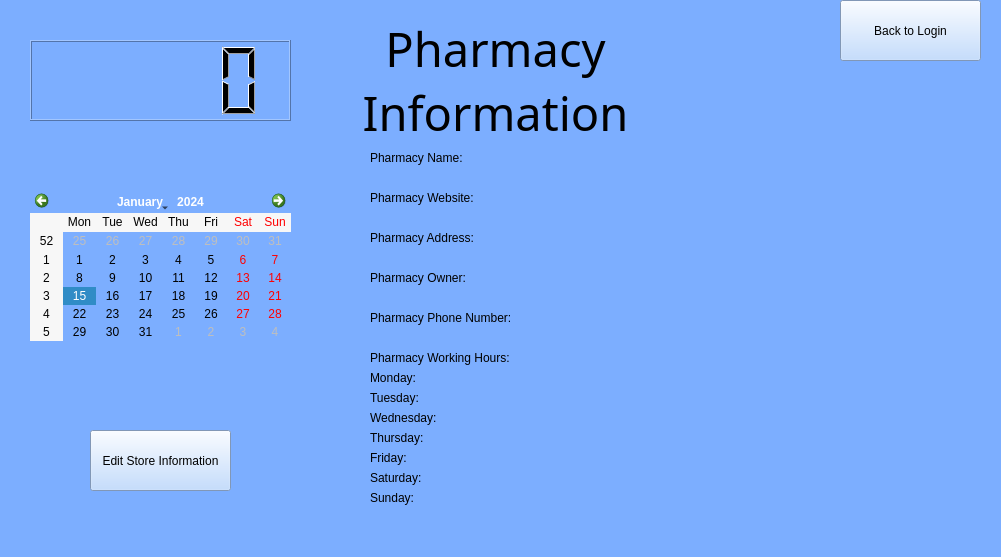
<?xml version="1.0" encoding="UTF-8"?>
<ui version="4.0">
 <class>MainWindow</class>
 <widget class="QMainWindow" name="MainWindow">
  <property name="geometry">
   <rect>
    <x>0</x>
    <y>0</y>
    <width>1001</width>
    <height>557</height>
   </rect>
  </property>
  <property name="sizePolicy">
   <sizepolicy hsizetype="Fixed" vsizetype="Fixed">
    <horstretch>0</horstretch>
    <verstretch>0</verstretch>
   </sizepolicy>
  </property>
  <property name="windowTitle">
   <string>MainWindow</string>
  </property>
  <property name="styleSheet">
   <string notr="true">background-color: rgb(124, 174, 255);
</string>
  </property>
  <widget class="QWidget" name="centralwidget">
   <widget class="QLabel" name="label_3">
    <property name="geometry">
     <rect>
      <x>330</x>
      <y>0</y>
      <width>331</width>
      <height>161</height>
     </rect>
    </property>
    <property name="sizePolicy">
     <sizepolicy hsizetype="Fixed" vsizetype="Fixed">
      <horstretch>0</horstretch>
      <verstretch>0</verstretch>
     </sizepolicy>
    </property>
    <property name="font">
     <font>
      <family>Perpetua</family>
      <pointsize>35</pointsize>
      <weight>9</weight>
      <italic>false</italic>
      <bold>false</bold>
     </font>
    </property>
    <property name="styleSheet">
     <string notr="true">font: 75 35pt &quot;Perpetua&quot;;</string>
    </property>
    <property name="text">
     <string>Pharmacy Information</string>
    </property>
    <property name="alignment">
     <set>Qt::AlignCenter</set>
    </property>
    <property name="wordWrap">
     <bool>true</bool>
    </property>
   </widget>
   <widget class="QPushButton" name="backBtn">
    <property name="geometry">
     <rect>
      <x>840</x>
      <y>0</y>
      <width>141</width>
      <height>61</height>
     </rect>
    </property>
    <property name="sizePolicy">
     <sizepolicy hsizetype="Fixed" vsizetype="Fixed">
      <horstretch>0</horstretch>
      <verstretch>0</verstretch>
     </sizepolicy>
    </property>
    <property name="styleSheet">
     <string notr="true">background-color: rgb(180, 212, 255);</string>
    </property>
    <property name="text">
     <string>Back to Login</string>
    </property>
   </widget>
   <widget class="QCalendarWidget" name="calendarWidget">
    <property name="geometry">
     <rect>
      <x>30</x>
      <y>190</y>
      <width>261</width>
      <height>151</height>
     </rect>
    </property>
   </widget>
   <widget class="QLCDNumber" name="lcdNumber">
    <property name="geometry">
     <rect>
      <x>30</x>
      <y>40</y>
      <width>261</width>
      <height>81</height>
     </rect>
    </property>
   </widget>
   <widget class="QLabel" name="label_pharmacy_name">
    <property name="geometry">
     <rect>
      <x>370</x>
      <y>150</y>
      <width>601</width>
      <height>16</height>
     </rect>
    </property>
    <property name="text">
     <string>Pharmacy Name:</string>
    </property>
   </widget>
   <widget class="QLabel" name="label_pharmacy_website">
    <property name="geometry">
     <rect>
      <x>370</x>
      <y>190</y>
      <width>601</width>
      <height>16</height>
     </rect>
    </property>
    <property name="text">
     <string>Pharmacy Website:</string>
    </property>
   </widget>
   <widget class="QLabel" name="label_pharmacy_address">
    <property name="geometry">
     <rect>
      <x>370</x>
      <y>230</y>
      <width>601</width>
      <height>16</height>
     </rect>
    </property>
    <property name="text">
     <string>Pharmacy Address:</string>
    </property>
   </widget>
   <widget class="QLabel" name="label_pharmacy_owner">
    <property name="geometry">
     <rect>
      <x>370</x>
      <y>270</y>
      <width>611</width>
      <height>16</height>
     </rect>
    </property>
    <property name="text">
     <string>Pharmacy Owner:</string>
    </property>
   </widget>
   <widget class="QLabel" name="label_pharmacy_phone">
    <property name="geometry">
     <rect>
      <x>370</x>
      <y>310</y>
      <width>611</width>
      <height>16</height>
     </rect>
    </property>
    <property name="text">
     <string>Pharmacy Phone Number:</string>
    </property>
   </widget>
   <widget class="QLabel" name="PHours">
    <property name="geometry">
     <rect>
      <x>370</x>
      <y>350</y>
      <width>171</width>
      <height>16</height>
     </rect>
    </property>
    <property name="text">
     <string>Pharmacy Working Hours:</string>
    </property>
   </widget>
   <widget class="QLabel" name="label_monday_hours">
    <property name="geometry">
     <rect>
      <x>370</x>
      <y>370</y>
      <width>231</width>
      <height>16</height>
     </rect>
    </property>
    <property name="text">
     <string>Monday: </string>
    </property>
   </widget>
   <widget class="QLabel" name="label_tuesday_hours">
    <property name="geometry">
     <rect>
      <x>370</x>
      <y>390</y>
      <width>231</width>
      <height>16</height>
     </rect>
    </property>
    <property name="text">
     <string>Tuesday: </string>
    </property>
   </widget>
   <widget class="QLabel" name="label_wednesday_hours">
    <property name="geometry">
     <rect>
      <x>370</x>
      <y>410</y>
      <width>241</width>
      <height>16</height>
     </rect>
    </property>
    <property name="text">
     <string>Wednesday: </string>
    </property>
   </widget>
   <widget class="QLabel" name="label_thursday_hours">
    <property name="geometry">
     <rect>
      <x>370</x>
      <y>430</y>
      <width>221</width>
      <height>16</height>
     </rect>
    </property>
    <property name="text">
     <string>Thursday: </string>
    </property>
   </widget>
   <widget class="QLabel" name="label_friday_hours">
    <property name="geometry">
     <rect>
      <x>370</x>
      <y>450</y>
      <width>221</width>
      <height>16</height>
     </rect>
    </property>
    <property name="text">
     <string>Friday: </string>
    </property>
   </widget>
   <widget class="QLabel" name="label_saturday_hours">
    <property name="geometry">
     <rect>
      <x>370</x>
      <y>470</y>
      <width>211</width>
      <height>16</height>
     </rect>
    </property>
    <property name="text">
     <string>Saturday: </string>
    </property>
   </widget>
   <widget class="QLabel" name="label_sunday_hours">
    <property name="geometry">
     <rect>
      <x>370</x>
      <y>490</y>
      <width>231</width>
      <height>16</height>
     </rect>
    </property>
    <property name="text">
     <string>Sunday: </string>
    </property>
   </widget>
   <widget class="QPushButton" name="hoursUpdateBtn">
    <property name="geometry">
     <rect>
      <x>90</x>
      <y>430</y>
      <width>141</width>
      <height>61</height>
     </rect>
    </property>
    <property name="sizePolicy">
     <sizepolicy hsizetype="Fixed" vsizetype="Fixed">
      <horstretch>0</horstretch>
      <verstretch>0</verstretch>
     </sizepolicy>
    </property>
    <property name="styleSheet">
     <string notr="true">background-color: rgb(180, 212, 255);</string>
    </property>
    <property name="text">
     <string>Edit Store Information</string>
    </property>
   </widget>
  </widget>
  <widget class="QMenuBar" name="menubar">
   <property name="geometry">
    <rect>
     <x>0</x>
     <y>0</y>
     <width>1001</width>
     <height>24</height>
    </rect>
   </property>
  </widget>
  <widget class="QStatusBar" name="statusbar"/>
 </widget>
 <resources>
  <include location="../resources/pharm.qrc"/>
 </resources>
 <connections/>
</ui>
